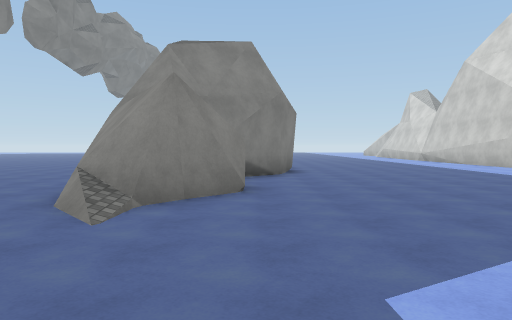
view 1 (above)

18 first-person views from a walk through a 3-D level made in the Unity game engine. The camera is 1.5 m above the floor, tilts 2° down and sees 70° across. The floor is counted in squares, 2 m on a side. Each view is taken from the middle of a square. On the plan, view 1 faces up. The plan holds only what a view shows up to about 11 squares ahead; the rest is blank. The place goes on beyond the plan. Some animated figures are left out. Some surface patterns are stand-ins.

view 2
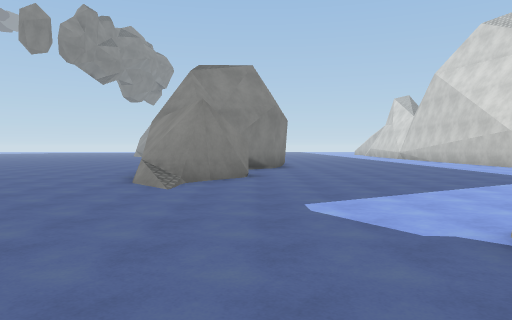

view 3
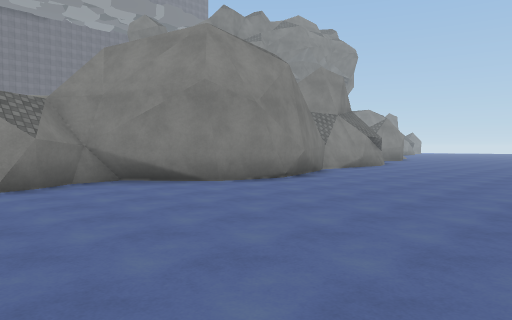

view 4
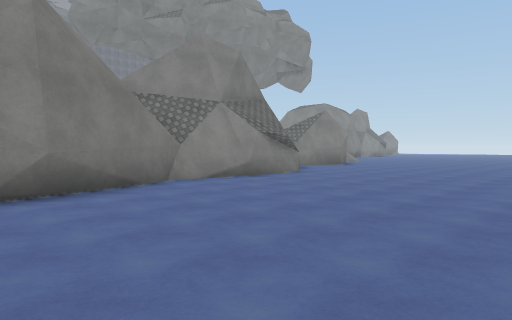

view 5
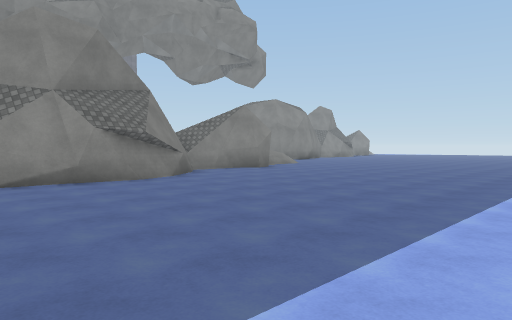

view 6
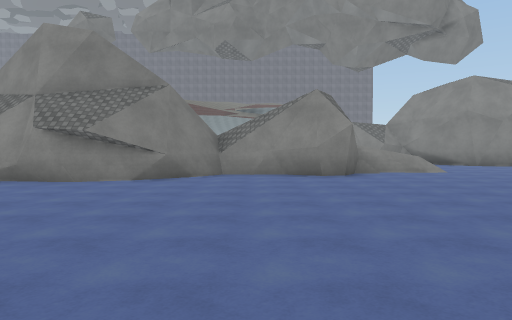

view 7
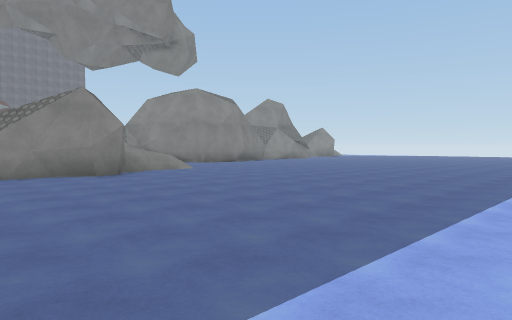

view 8
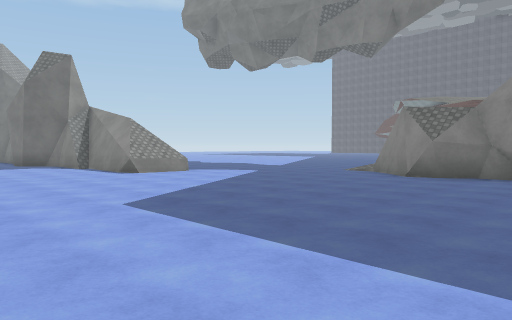

view 9
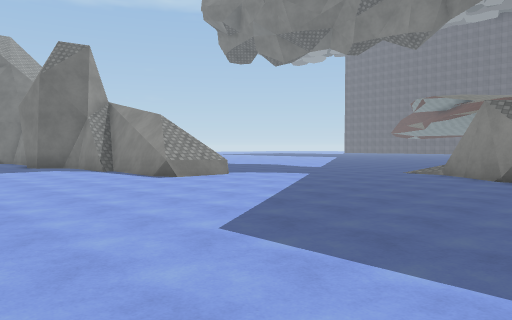

view 10
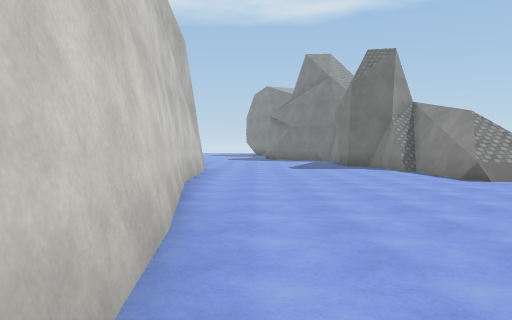

view 11
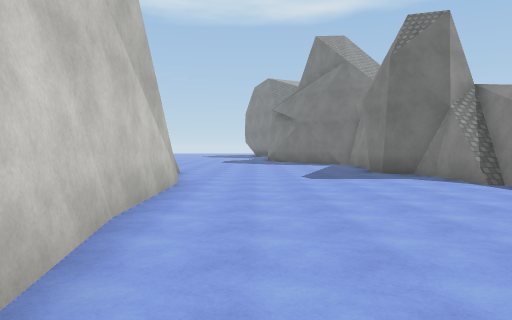

view 12
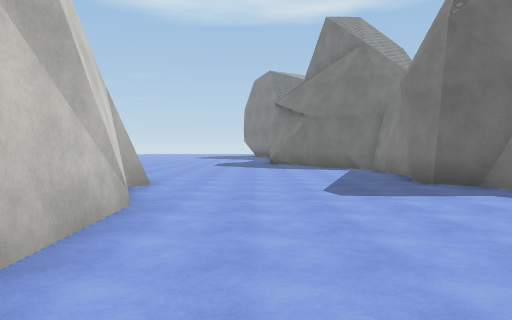

view 13
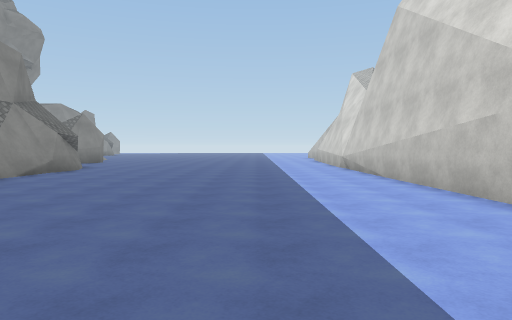

view 14
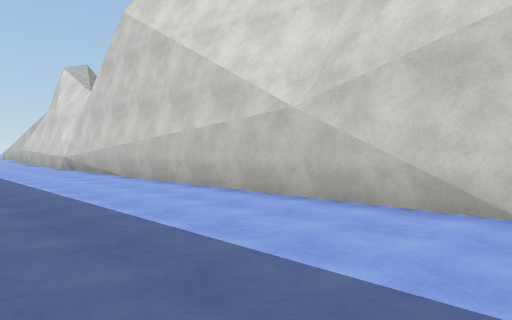

view 15
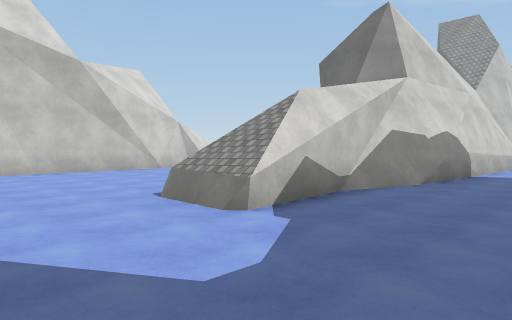

view 16
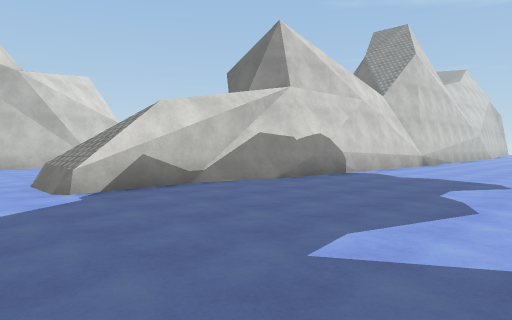

view 17
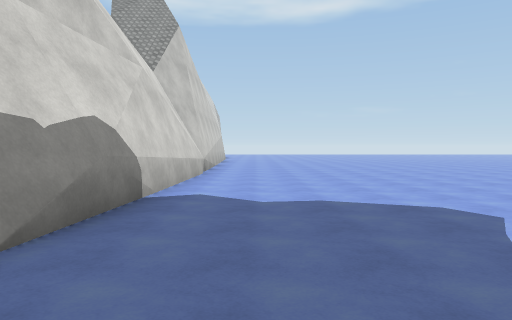

view 18
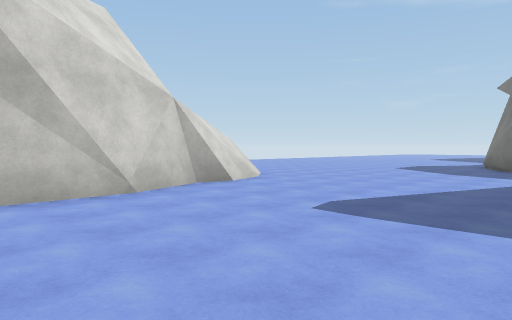

### Floor plan
Points are (right, up) in squares from view 1. A wall is a line through its corners. A room is listed if a view was taken in it or the views show most of it. See-through windows are left out.
Room 1 (views 1, 2, 3, 4, 5, 6, 7, 8, 9, 10, 11, 12, 13, 14, 15, 16, 17, 18)
walls: (0.6, 9.7) (-1.1, 8.2); (1, 10.6) (0.7, 10); (-0.5, 8.4) (-1, 7.9) (-0.4, 7.1) (-0.2, 6.4); (-0.4, 6.1) (-1.1, 5.3); (-1, 8) (-0.2, 6.7); (-1, 8.6) (-0.9, 7.8); (9.5, 8.3) (9.2, 18.5); (-1, 5.3) (-1.6, 4.5); (-1.4, 5) (-2.4, 5.4) (-2.8, 6.2); (-1.4, 4.8) (-2.6, 5.4); (9.9, 4.2) (9.4, 9.5); (0.4, 14.4) (1.2, 12) (0.7, 10.2) (-1, 7.8); (4, -0.1) (3.8, -4.3); (3.9, -0.2) (4, -0.9); (3.7, -0.5) (3.8, -1.4); (2.1, -0.6) (2.3, 0); (2.2, -1.4) (2.5, -0.3); (10.6, 0.2) (9.8, 4.7); (0.1, 18) (-0.2, 17.7) (-0.4, 15.8) (1.2, 12.6) (1.2, 11.3); (3.6, -3.6) (3.6, -4.3); (0.1, 19.1) (-0.2, 15.5); (4.3, -3.8) (4.3, -5.7) (5.4, -6.4) (5.6, -7.3); (2.6, -3.8) (2.1, 0); (4.3, -5.3) (4.6, -6); (10.6, -3.8) (10.7, -2.7); (10.7, -3.9) (10.3, 0.5); (-1.2, 21.4) (-0.3, 20.3); (1.8, -6.3) (2.7, -3); (11.2, -6.3) (11.4, -5.5) (10.5, -3.3); (5, -8.3) (5.1, -10); (11.6, -6.8) (11.3, -5.9); (-2, 23.6) (-2.2, 21.9) (-0.7, 20.8) (0.2, 18.4); (-2.1, 23.9) (-2, 22.9); (12.1, -7.3) (11.5, -5.8); (13.1, -8.3) (11.6, -6.5); (12.9, -8.5) (11.6, -7); (1.5, -10.6) (1.8, -4.7); (-2.5, 26) (-1.7, 25.5) (-1.5, 24.7) (-2.2, 23.3)
low walls: (-2.3, 4.5) (-2.8, 5); (2.3, 0) (4, -0.1) (4.2, -0.5); (1.7, -5.5) (2.5, -2.8); (12.7, -8.5) (11.6, -7.3); (-2.8, 27.8) (-2.9, 26.2); (-3, 28.1) (-2.8, 26.8)
ways out: opening at (12.5, -9.5); gap at (-3, 28)

Positions as (right, up) in squares from view 1, and headings:
1: (0, 0), facing up
2: (0, -3), facing up
3: (7, 5), facing up-left
4: (7, 11), facing up-left
5: (8, 15), facing up-left
6: (8, 23), facing left
7: (8, 21), facing up-left
8: (9, 10), facing down-left
9: (9, 8), facing down-left
10: (9, 8), facing down
11: (9, 4), facing down
12: (9, 1), facing down
13: (6, 7), facing up
14: (5, 7), facing up-right
15: (-1, 3), facing down-right
16: (-4, 2), facing down-right
17: (0, -2), facing down
18: (5, -1), facing down-right
